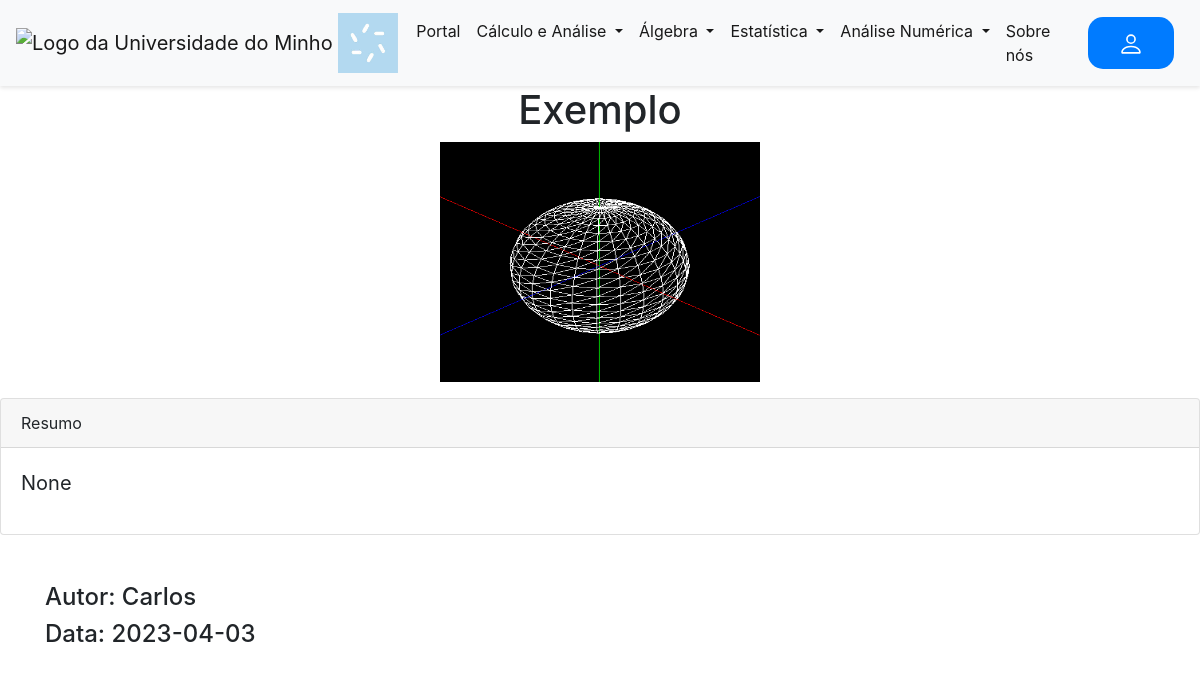
Screenshot of /post/8 with the database file from the repository.
### tables this page shows
CREATE TABLE posts
             (id INTEGER PRIMARY KEY AUTOINCREMENT,
              title TEXT,
              content TEXT,
              thumbnail_url TEXT,
              file_url TEXT,
              author TEXT,
              snapshots_1 TEXT,
              snapshots_2 TEXT,
              snapshots_3 TEXT,
              links TEXT,
              download TEXT,
              created_at TIMESTAMP DEFAULT CURRENT_TIMESTAMP);

### main.py (the view)
@app.route("/post/<int:post_id>")
def post(post_id):
    conn = sqlite3.connect("database.db")
    c = conn.cursor()
    c.execute("SELECT * FROM posts WHERE id=?", (post_id,))
    post = c.fetchone()
    conn.close()
    can_edit = False
    if 'email' in session and session['tipo'] == 'admin':
        can_edit = True
    return render_template("post.html", post=post, can_edit=can_edit)

### templates/post.html (shortened to what this page needs)
{% extends "base.html" %}
{% block content %}
<main>
  <article>
    <header class="text-center">
      <h1>{{ post[1] }}</h1>
    </header>
    {% if post[4] %}
    {% if post[4].endswith(('jpg', 'jpeg', 'gif', 'png')) %}
    {% set file_path = post[4].split('static', 1)[-1].lstrip('\\/') %}
    <figure class="text-center">
      <img width="320" height="240" src="{{ '../static/' ~ file_path }}" alt="">
    </figure>
    {% endif %}
    {% endif %}
    <div class="card">
      <div class="card-header">
        Resumo
      </div>
      <div class="card-body">
        <blockquote class="blockquote mb-0">
          {{ post[2]|safe }}
        </blockquote>
      </div>
    </div>
    <div class="container">
      <br></br>
      <h4> Autor: {{post[5]}}</h4>
      <h4>Data: {{ post[11].split(' ')[0] }}</h4>
    </div>
  </article>
</main>
{% endblock %}

### rows the page displays
posts: title "Exemplo", content "None", author "Carlos", created_at "2023-04-03"
